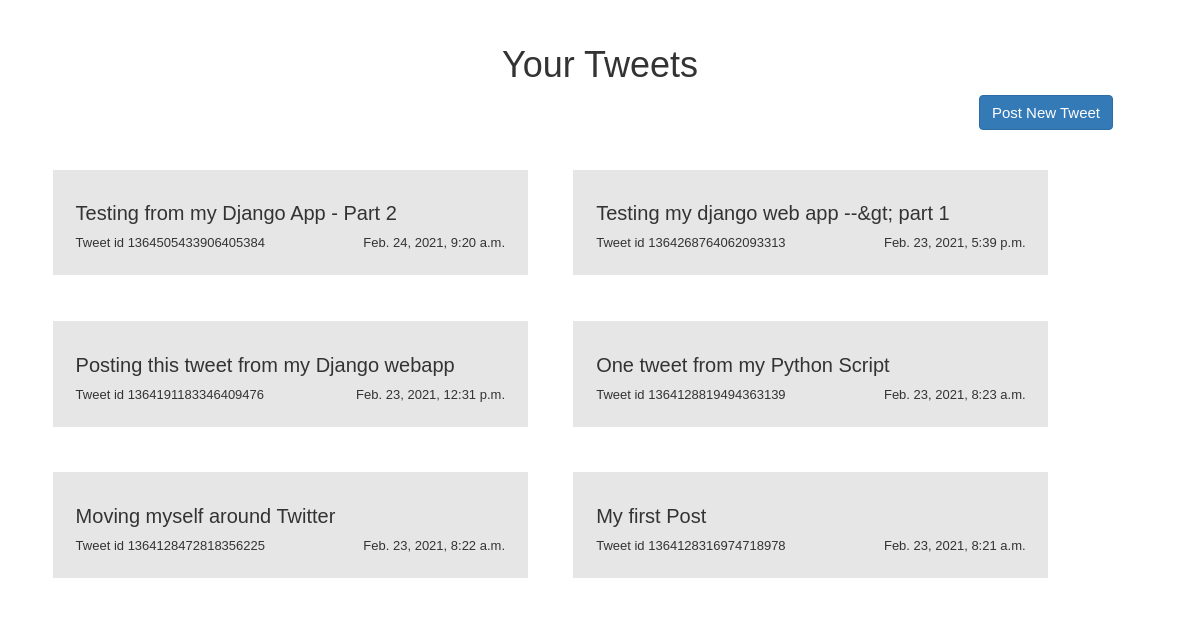
The page /tshow/ on the database its author committed.
### scraptwitter/models.py (models this page shows)
class TwitterModel(models.Model):
    tweetId = models.CharField(max_length = 20)
    created_at = models.DateTimeField()
    added_at = models.DateTimeField(auto_now_add=True,auto_now=False)
    tweet = models.CharField(max_length = 280)

### scraptwitter/views.py (the view, shortened to what this page needs)
# urls.py: path('tshow/',views.TwitterShowData),
def TwitterShowData(request):
    TESTING = False
    if not TESTING:
        consumer_key = keys["API key"]
        consumer_secret = keys["API key secret"]
        auth = tweepy.OAuthHandler(consumer_key, consumer_secret)
        auth.set_access_token(keys['Access token'], keys['Access token secret'])
        api = tweepy.API(auth)
        tweets = api.user_timeline(screen_name=keys["userID"],
                                   count=200,
                                   include_rts=False,
                                   tweet_mode='extended'
                                   )
        latestdate = TwitterModel.objects.aggregate(Max('created_at'))['created_at__max']
        print(latestdate)
    tweets = TwitterModel.objects.all().order_by('-created_at')
    return render(request, 'tweetshowGUI.html',{'records':tweets})

### scraptwitter/templates/tweetshowGUI.html
{% extends 'home.html'%}
{% block content %}
<h1 align="center">Your Tweets</h1>
<div align="right"><a href="/tpost" class="btn btn-primary" style="margin-right:5%;font-size:1.5rem">Post New Tweet</a></div>
<br />
<div class="card-deck">
    {% for record in records %}
  <div class="card bg-light col-lg-5" style="background-color:#e6e6e6;padding:2%;margin:2%">
      <h5 class="card-title" style="font-size:2rem">{{record.tweet}}</h5>
      <div class="card-footer"   style="font-size:1.3rem">Tweet id {{ record.tweetId }}<span style="float:right">{{ record.created_at }}</span></div>
  </div>
    {% endfor %}
</div>
{% endblock %}

### scraptwitter/templates/home.html (shortened to what this page needs)
<!DOCTYPE html>
<html lang="en">
<head>
    <link rel="stylesheet" href="https://maxcdn.bootstrapcdn.com/bootstrap/3.4.1/css/bootstrap.min.css">
</head>
<body>
<div class="container" >
    {% block content %}
    {% endblock %}
</div>
</body>
</html>

### scraptwitter/templates/home.html (style rules this page uses)
body { font:12px/1.4 Verdana,Arial; background:#d1e2f; height:100%; margin:25px 0; padding:0 }

### rows shown on the page
TwitterModel: tweet "Testing from my Django App - Part 2", tweetId "1364505433906405384", created_at "Feb. 24, 2021, 9:20 a.m."
TwitterModel: tweet "Testing my django web app --&gt; part 1", tweetId "1364268764062093313", created_at "Feb. 23, 2021, 5:39 p.m."
TwitterModel: tweet "Posting this tweet from my Django webapp", tweetId "1364191183346409476", created_at "Feb. 23, 2021, 12:31 p.m."
TwitterModel: tweet "One tweet from my Python Script", tweetId "1364128819494363139", created_at "Feb. 23, 2021, 8:23 a.m."
TwitterModel: tweet "Moving myself around Twitter", tweetId "1364128472818356225", created_at "Feb. 23, 2021, 8:22 a.m."
TwitterModel: tweet "My first Post", tweetId "1364128316974718978", created_at "Feb. 23, 2021, 8:21 a.m."
